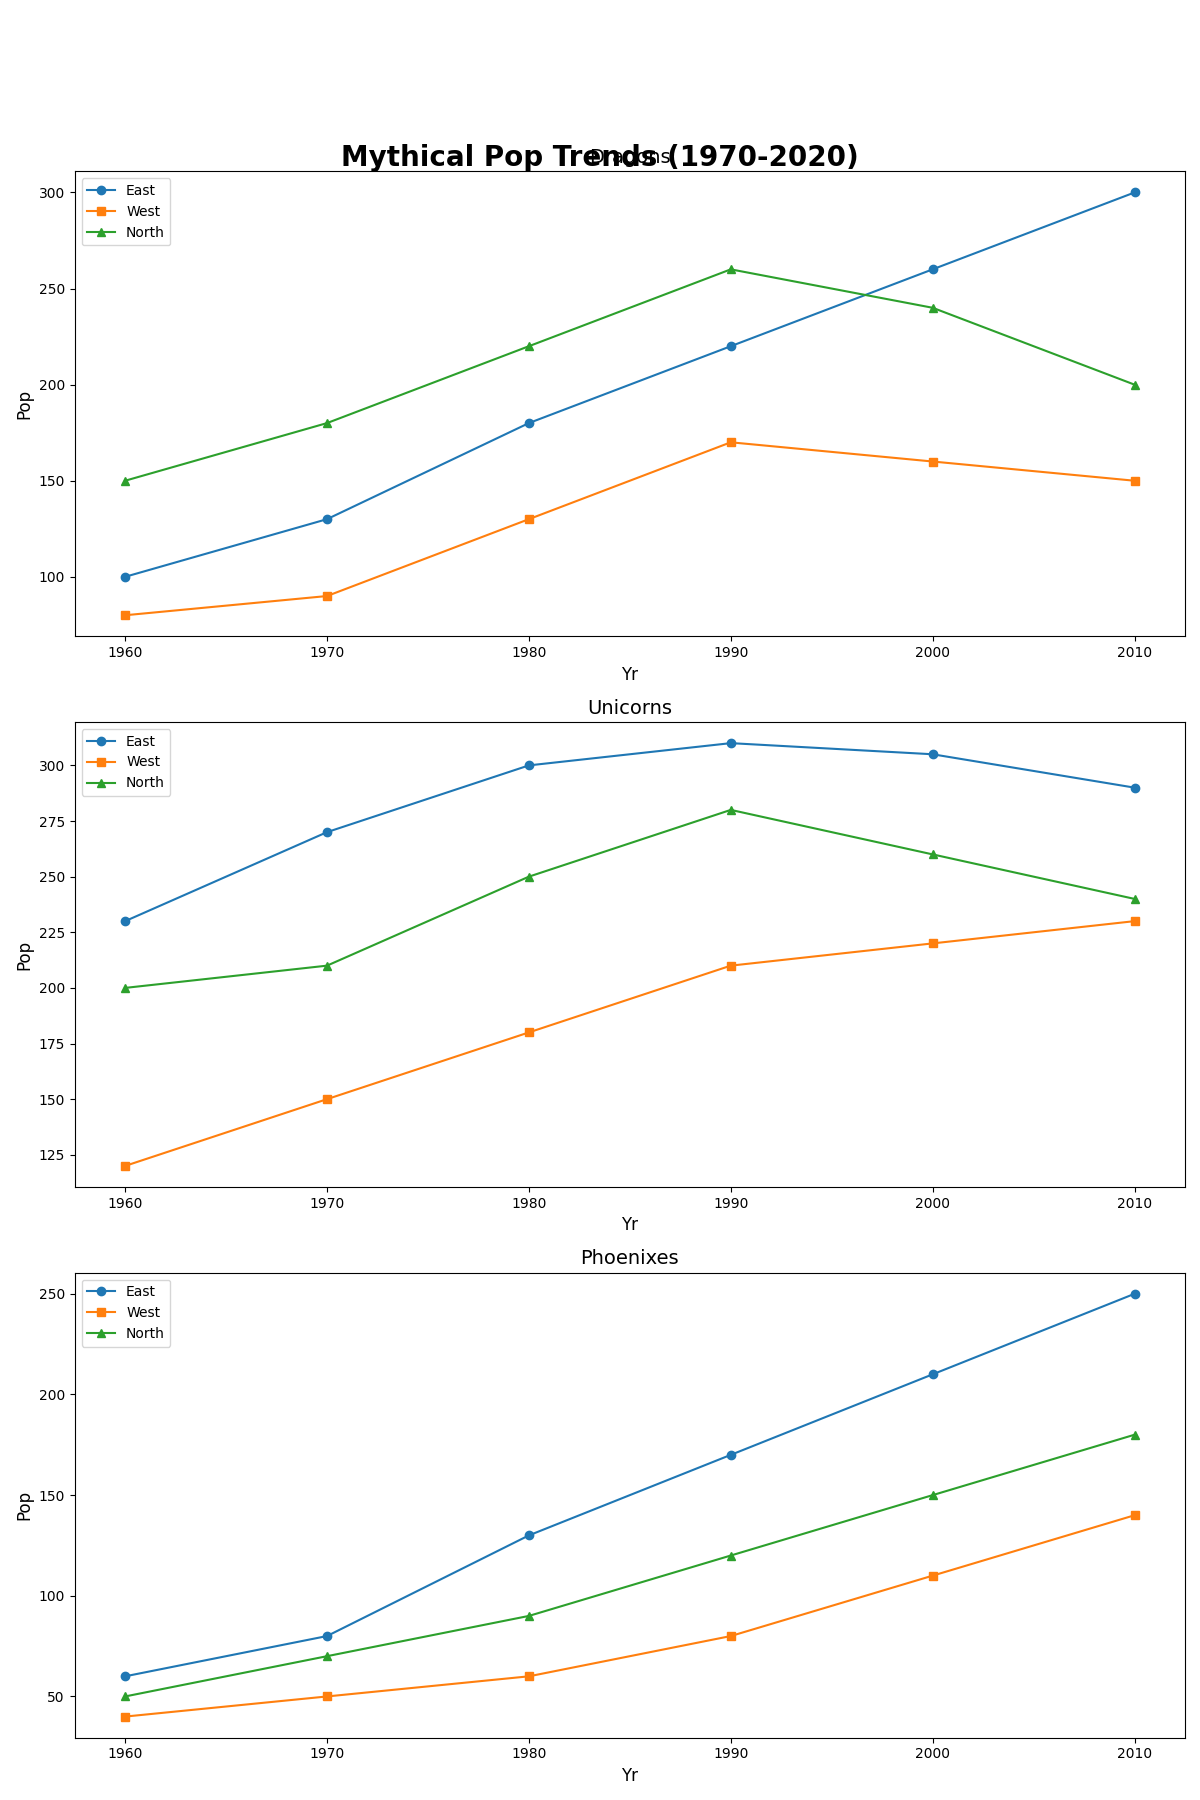

The script that drew this image:
import matplotlib.pyplot as plt
import numpy as np

years = np.arange(1960, 2020, 10)

dragons_n = [150, 180, 220, 260, 240, 200]
dragons_e = [100, 130, 180, 220, 260, 300]
dragons_w = [80, 90, 130, 170, 160, 150]

unicorns_n = [200, 210, 250, 280, 260, 240]
unicorns_e = [230, 270, 300, 310, 305, 290]
unicorns_w = [120, 150, 180, 210, 220, 230]

phoenixes_n = [50, 70, 90, 120, 150, 180]
phoenixes_e = [60, 80, 130, 170, 210, 250]
phoenixes_w = [40, 50, 60, 80, 110, 140]

def plot_creature(ax, years, data_n, data_e, data_w, creature):
    ax.plot(years, data_e, marker='o', label='East')
    ax.plot(years, data_w, marker='s', label='West')
    ax.plot(years, data_n, marker='^', label='North')
    ax.set_title(creature, fontsize=14)
    ax.set_xlabel('Yr', fontsize=12)
    ax.set_ylabel('Pop', fontsize=12)
    ax.legend()

fig, axes = plt.subplots(3, 1, figsize=(12, 18))

plot_creature(axes[0], years, dragons_n, dragons_e, dragons_w, 'Dragons')
plot_creature(axes[1], years, unicorns_n, unicorns_e, unicorns_w, 'Unicorns')
plot_creature(axes[2], years, phoenixes_n, phoenixes_e, phoenixes_w, 'Phoenixes')

fig.suptitle('Mythical Pop Trends (1970-2020)', fontsize=20, fontweight='bold', y=0.92)
plt.tight_layout(rect=[0, 0, 1, 0.95])

plt.show()
